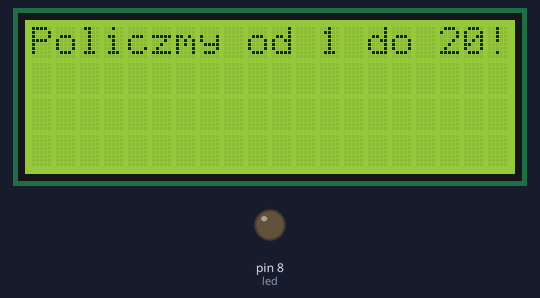
Bench run of a program on a simulated MicroPython board. Shown: 20×4 character LCD, output pins drawn as LEDs (lit = HIGH).

Above: at 0.1 s.
At 6.1 s:
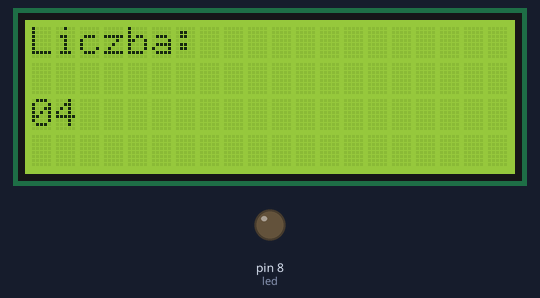
At 8.1 s:
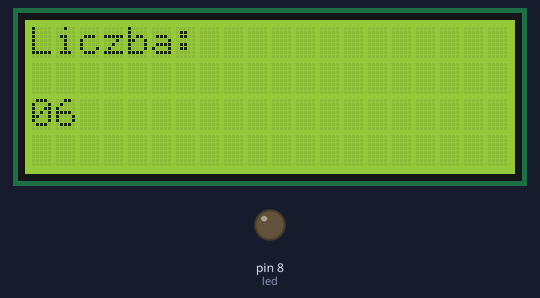
At 16.2 s:
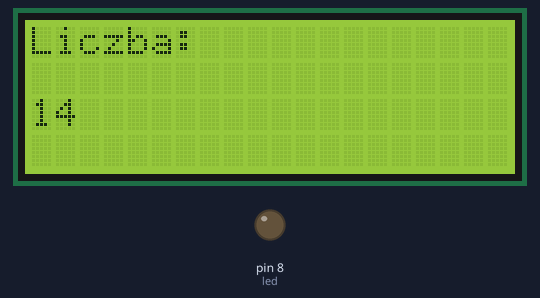
At 27.2 s:
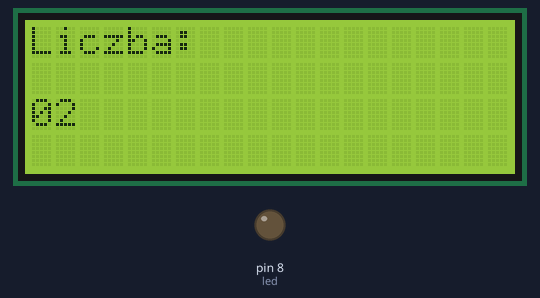
At 38.3 s:
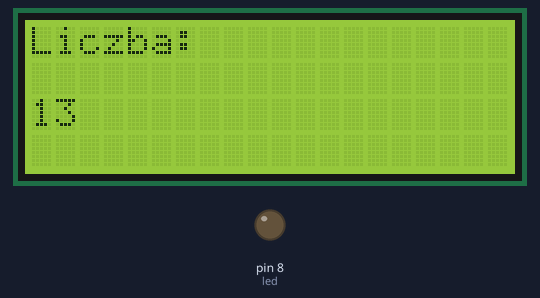

Measured:
- what the display in image 0 shows lasts 3.0 s, from 0.1 s to 3.1 s
- what the display in image 1 shows lasts 1.0 s, from 6.1 s to 7.1 s

The program:

testdisplay.py
```python
# Głóny skrypt kokpitu motorowego

# Iport modułów

from machine import Pin, SoftI2C
from lcd_api import LcdApi
from i2c_lcd import I2cLcd
import utime

# Nadanie nazw funkcjonalnych odpowiednim pinom

led = Pin(8, Pin.OUT)

i2c_display_sda = 5
i2c_display_scl = 6

# Określenie paramtrów wyświetlacza

i2c_display_adress = 0x27
i2c_display_rows = 4
i2c_display_columns = 20

# Określenie parametrów połączenia z wyświetlaczem

i2c_display_connection = SoftI2C(sda = Pin(i2c_display_sda), scl = Pin(i2c_display_scl), freq = 400000)

# Utworzenie obiektu reprezentującego wyświetlacz

display = I2cLcd(i2c = i2c_display_connection, i2c_addr= i2c_display_adress, num_lines = i2c_display_rows, num_columns = i2c_display_columns)

while True:
    display.move_to(0,0)
    display.putstr("Policzmy od 1 do 20!")
    utime.sleep(3)
    display.clear()
    display.move_to(0,0)
    display.putstr("Liczba:")
    for i in range(20):
        counted = str(i+1)
        if i+1 < 10:
            counted = '0' + counted
        display.move_to(0,2)
        display.putstr(counted)
        utime.sleep(1)
    display.clear()
```
